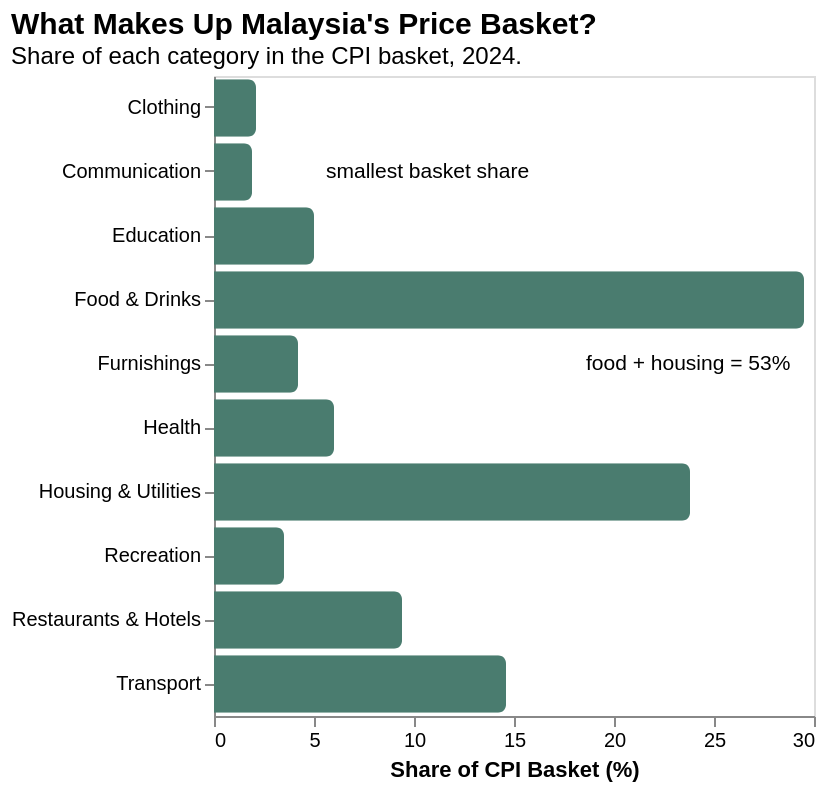

Specify this chart in Vega-Lite:
### Vega-Lite specification from a JSON file in a GitHub repository (floating-point values rounded to 4 significant figures)
{"$schema": "https://vega.github.io/schema/vega-lite/v5.json", "title": {"text": "What Makes Up Malaysia's Price Basket?", "subtitle": "Share of each category in the CPI basket, 2024.", "anchor": "start", "fontSize": 15, "subtitleFontSize": 12}, "width": "container", "height": 320, "layer": [{"data": {"values": [{"category": "Food & Drinks", "weight": 29.5}, {"category": "Housing & Utilities", "weight": 23.8}, {"category": "Transport", "weight": 14.6}, {"category": "Restaurants & Hotels", "weight": 9.4}, {"category": "Health", "weight": 6.0}, {"category": "Education", "weight": 5.0}, {"category": "Furnishings", "weight": 4.2}, {"category": "Recreation", "weight": 3.5}, {"category": "Clothing", "weight": 2.1}, {"category": "Communication", "weight": 1.9}]}, "mark": {"type": "bar", "cornerRadiusEnd": 4}, "encoding": {"y": {"field": "category", "type": "nominal", "sort": "-x", "title": null}, "x": {"field": "weight", "type": "quantitative", "title": "Share of CPI Basket (%)", "axis": {"grid": false}}, "color": {"value": "#4a7c6f"}, "tooltip": [{"field": "category", "title": "Category"}, {"field": "weight", "title": "Basket Share (%)", "format": ".1f"}]}}, {"data": {"values": [{"x": 18, "category": "Furnishings", "label": "food + housing = 53%"}, {"x": 5, "category": "Communication", "label": "smallest basket share"}]}, "mark": {"type": "text", "fontSize": 10.5, "color": "#000000", "align": "left", "dx": 6}, "encoding": {"x": {"field": "x", "type": "quantitative"}, "y": {"field": "category", "type": "nominal"}, "text": {"field": "label"}}}]}
